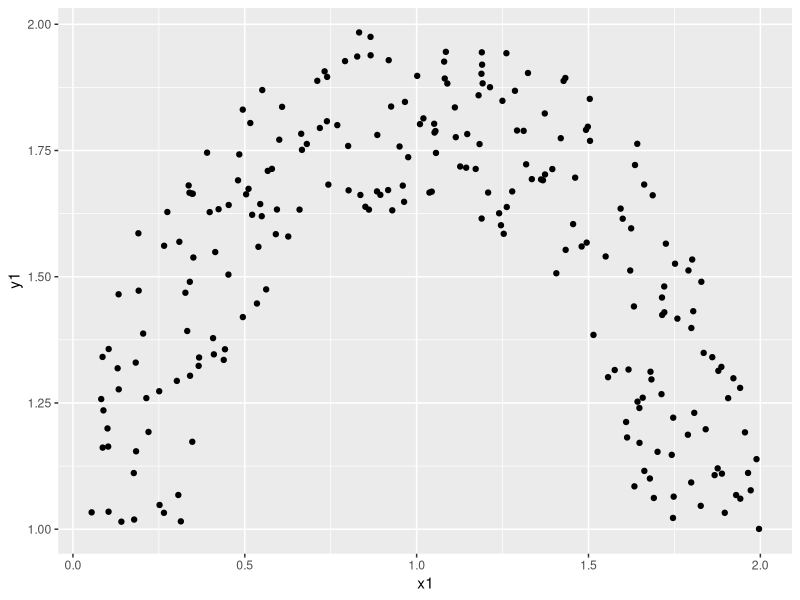

Write the R code that produced this figure. (Note: this script raises an error after producing the figure.)
library(dplyr)
library(ggplot2)
rm(list = ls())
x1 <- runif(1000, 0, 2)
y1 <- runif(1000, 0, 2)
x2 <- runif(1000, .75, 2.75)
y2 <- runif(1000, 0.5, 2.5)

upper <- data.frame(x1, y1) %>%
  filter((x1 - 1)**2 + (y1 - 1)**2 < 1) %>%
  filter((x1 - 1)**2 + (y1 - 1)**2 > .4) %>%
  filter(y1 > 1) %>%
  mutate(label = 'upper')

upper %>%
  ggplot(aes(x = x1, y = y1)) + geom_point()

lower <- data.frame(x2, y2) %>%
  filter((x2 - 1.75)**2 + (y2 - 1.5)**2 < 1) %>%
  filter((x2 - 1.75)**2 + (y2 - 1.5)**2 > .4) %>%
  filter(y2 < 1.5) %>%
  mutate(label = 'lower') %>%
  mutate(y1 = y2) %>% mutate(x1 = x2) %>%
  select(x1, y1, label)

dataset <- rbind(upper, lower) %>% mutate(x = x1, y = y1) %>% select(x, y, label)

write.csv(dataset, "synaptic/boomerang.csv")
